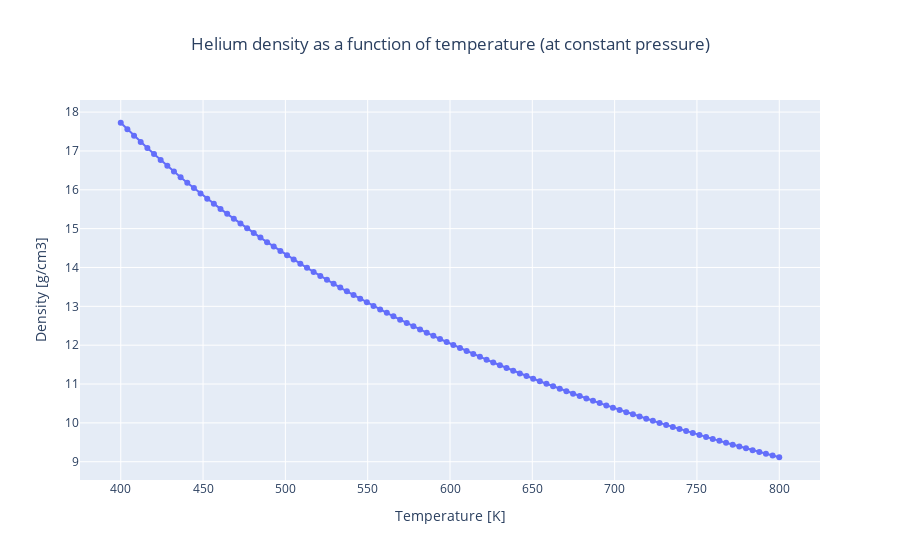

Notebook code for this chart:
### Code cell
temperatures = np.linspace(400, 800., 100)

water_densities = [nmm.Material.from_library('He', temperature=temperature, pressure=15500000).openmc_material.density for temperature in temperatures]

fig = go.Figure()

fig.add_trace(go.Scatter(
    x=temperatures,
    y=water_densities,
    mode='lines+markers',
    showlegend=False),
)
fig.update_layout(
    title={
        "text": "Helium density as a function of temperature (at constant pressure)",
        "x": 0.5,
        "xanchor": "center"
    },
    xaxis_title="Temperature [K]",
    yaxis_title="Density [g/cm3]"
)

fig.show()
